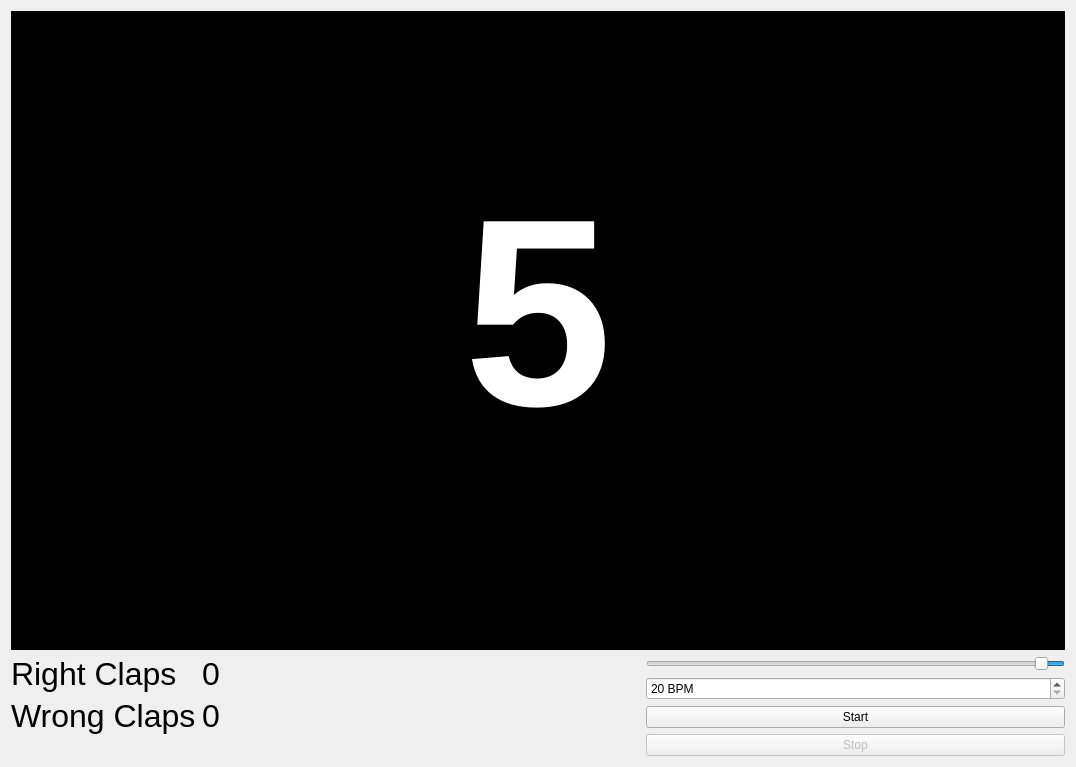
<?xml version="1.0" encoding="UTF-8"?>
<ui version="4.0">
 <class>Widget</class>
 <widget class="QWidget" name="Widget">
  <property name="geometry">
   <rect>
    <x>0</x>
    <y>0</y>
    <width>1076</width>
    <height>767</height>
   </rect>
  </property>
  <property name="windowTitle">
   <string>Widget</string>
  </property>
  <layout class="QVBoxLayout" name="verticalLayout">
   <item>
    <widget class="QFrame" name="backgroundFrame">
     <property name="sizePolicy">
      <sizepolicy hsizetype="Expanding" vsizetype="Minimum">
       <horstretch>0</horstretch>
       <verstretch>0</verstretch>
      </sizepolicy>
     </property>
     <property name="styleSheet">
      <string notr="true">background: #000</string>
     </property>
     <property name="frameShape">
      <enum>QFrame::StyledPanel</enum>
     </property>
     <property name="frameShadow">
      <enum>QFrame::Raised</enum>
     </property>
     <layout class="QVBoxLayout" name="verticalLayout_2">
      <item>
       <widget class="QLabel" name="countdownLabel">
        <property name="font">
         <font>
          <pointsize>250</pointsize>
          <weight>75</weight>
          <italic>false</italic>
          <bold>true</bold>
         </font>
        </property>
        <property name="autoFillBackground">
         <bool>false</bool>
        </property>
        <property name="styleSheet">
         <string notr="true"/>
        </property>
        <property name="text">
         <string>&lt;html&gt;&lt;head/&gt;&lt;body&gt;&lt;p&gt;&lt;span style=&quot; color:#fff&quot;&gt;5&lt;/span&gt;&lt;/p&gt;&lt;/body&gt;&lt;/html&gt;</string>
        </property>
        <property name="alignment">
         <set>Qt::AlignCenter</set>
        </property>
       </widget>
      </item>
      <item>
       <widget class="QProgressBar" name="progressBar">
        <property name="sizePolicy">
         <sizepolicy hsizetype="Expanding" vsizetype="Maximum">
          <horstretch>0</horstretch>
          <verstretch>0</verstretch>
         </sizepolicy>
        </property>
        <property name="layoutDirection">
         <enum>Qt::LeftToRight</enum>
        </property>
        <property name="autoFillBackground">
         <bool>false</bool>
        </property>
        <property name="styleSheet">
         <string notr="true"/>
        </property>
        <property name="maximum">
         <number>100</number>
        </property>
        <property name="value">
         <number>0</number>
        </property>
        <property name="textVisible">
         <bool>false</bool>
        </property>
        <property name="orientation">
         <enum>Qt::Horizontal</enum>
        </property>
        <property name="invertedAppearance">
         <bool>false</bool>
        </property>
        <property name="textDirection">
         <enum>QProgressBar::TopToBottom</enum>
        </property>
       </widget>
      </item>
     </layout>
    </widget>
   </item>
   <item>
    <layout class="QHBoxLayout" name="horizontalLayout_2">
     <item>
      <layout class="QFormLayout" name="formLayout_3">
       <property name="fieldGrowthPolicy">
        <enum>QFormLayout::FieldsStayAtSizeHint</enum>
       </property>
       <item row="0" column="0">
        <widget class="QLabel" name="highscoreLabel">
         <property name="sizePolicy">
          <sizepolicy hsizetype="Fixed" vsizetype="Fixed">
           <horstretch>0</horstretch>
           <verstretch>0</verstretch>
          </sizepolicy>
         </property>
         <property name="font">
          <font>
           <pointsize>24</pointsize>
          </font>
         </property>
         <property name="text">
          <string>Right Claps</string>
         </property>
        </widget>
       </item>
       <item row="0" column="1">
        <widget class="QLabel" name="rightLabel">
         <property name="sizePolicy">
          <sizepolicy hsizetype="Fixed" vsizetype="Fixed">
           <horstretch>0</horstretch>
           <verstretch>0</verstretch>
          </sizepolicy>
         </property>
         <property name="font">
          <font>
           <pointsize>24</pointsize>
          </font>
         </property>
         <property name="text">
          <string>0</string>
         </property>
        </widget>
       </item>
       <item row="1" column="0">
        <widget class="QLabel" name="highscoreLabel2">
         <property name="enabled">
          <bool>true</bool>
         </property>
         <property name="sizePolicy">
          <sizepolicy hsizetype="Minimum" vsizetype="Maximum">
           <horstretch>0</horstretch>
           <verstretch>0</verstretch>
          </sizepolicy>
         </property>
         <property name="font">
          <font>
           <pointsize>24</pointsize>
          </font>
         </property>
         <property name="text">
          <string>Wrong Claps</string>
         </property>
        </widget>
       </item>
       <item row="1" column="1">
        <widget class="QLabel" name="wrongLabel">
         <property name="sizePolicy">
          <sizepolicy hsizetype="Preferred" vsizetype="Maximum">
           <horstretch>0</horstretch>
           <verstretch>0</verstretch>
          </sizepolicy>
         </property>
         <property name="font">
          <font>
           <pointsize>24</pointsize>
          </font>
         </property>
         <property name="text">
          <string>0</string>
         </property>
        </widget>
       </item>
      </layout>
     </item>
     <item>
      <spacer name="horizontalSpacer">
       <property name="orientation">
        <enum>Qt::Horizontal</enum>
       </property>
       <property name="sizeHint" stdset="0">
        <size>
         <width>40</width>
         <height>20</height>
        </size>
       </property>
      </spacer>
     </item>
     <item>
      <layout class="QVBoxLayout" name="verticalLayout_4">
       <item>
        <widget class="QSlider" name="horizontalSlider_2">
         <property name="cursor">
          <cursorShape>SizeHorCursor</cursorShape>
         </property>
         <property name="toolTip">
          <string>&lt;html&gt;&lt;head/&gt;&lt;body&gt;&lt;p&gt;Mikrofonempfindlichkeit einstellen. Links unempfindlich, rechts max. Empfindlichkeit&lt;/p&gt;&lt;/body&gt;&lt;/html&gt;</string>
         </property>
         <property name="whatsThis">
          <string/>
         </property>
         <property name="accessibleDescription">
          <string/>
         </property>
         <property name="minimum">
          <number>1</number>
         </property>
         <property name="maximum">
          <number>100</number>
         </property>
         <property name="value">
          <number>5</number>
         </property>
         <property name="orientation">
          <enum>Qt::Horizontal</enum>
         </property>
         <property name="invertedAppearance">
          <bool>true</bool>
         </property>
         <property name="invertedControls">
          <bool>false</bool>
         </property>
        </widget>
       </item>
       <item>
        <widget class="QSpinBox" name="spinBox">
         <property name="suffix">
          <string> BPM</string>
         </property>
         <property name="prefix">
          <string/>
         </property>
         <property name="minimum">
          <number>20</number>
         </property>
         <property name="maximum">
          <number>250</number>
         </property>
        </widget>
       </item>
       <item>
        <widget class="QPushButton" name="startButton">
         <property name="text">
          <string>Start</string>
         </property>
        </widget>
       </item>
       <item>
        <widget class="QPushButton" name="stopButton">
         <property name="enabled">
          <bool>false</bool>
         </property>
         <property name="text">
          <string>Stop</string>
         </property>
        </widget>
       </item>
      </layout>
     </item>
    </layout>
   </item>
  </layout>
 </widget>
 <layoutdefault spacing="6" margin="11"/>
 <resources/>
 <connections/>
</ui>
